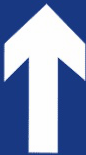
#> input picture ImagesQuery/forward.png, 86 x 155 px
$ python '图片特征点匹配对比.py'
#> lines starting #> are read from the running program, lines starting #| are printed output that depends on the picture
import cv2
import numpy as np

img1 = cv2.imread("ImagesQuery/forward.png", 0)
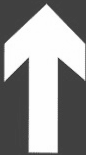
#> img1: shape (155, 86); min 53, max 254, mean 150.7
img2 = cv2.imread("ImagesQuery/Left.png", 0)
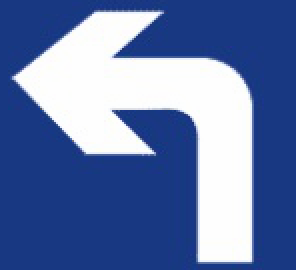
#> input picture ImagesQuery/Left.png, 148 x 135 px (shown 2 times larger)
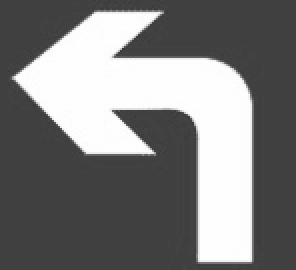
#> img2: shape (135, 148) (shown 2 times larger); min 56, max 254, mean 125.8

orb = cv2.ORB_create(nfeatures=1000)

kp1, des1 = orb.detectAndCompute(img1, None)
#> kp1 = (); des1 = None
kp2, des2 = orb.detectAndCompute(img2, None)
#> kp2 = 22 keypoints; strongest (x, y, size): (58, 55, 31), (59, 56, 44.6), (73, 75, 44.6), (75, 76, 31)

bf = cv2.BFMatcher()
matches = bf.knnMatch(des1, des2, k=2)
#> matches = ()

good = []
for m, n in matches:
    if m.distance < 0.75 * n.distance:
        good.append([m])
#> this loop made 0 passes
#> after the loop, good = []
print(len(good))
#| 0
img3 = cv2.drawMatchesKnn(img1, kp1, img2, kp2, good, None, flags=2)
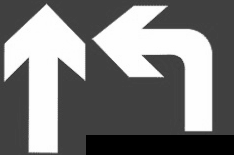
#> img3: shape (155, 234, 3); min 0, max 254, mean 124.7
cv2.imshow("img1", img1)
cv2.imshow("img2", img2)
cv2.imshow("img3", img3)
cv2.waitKey(0)
